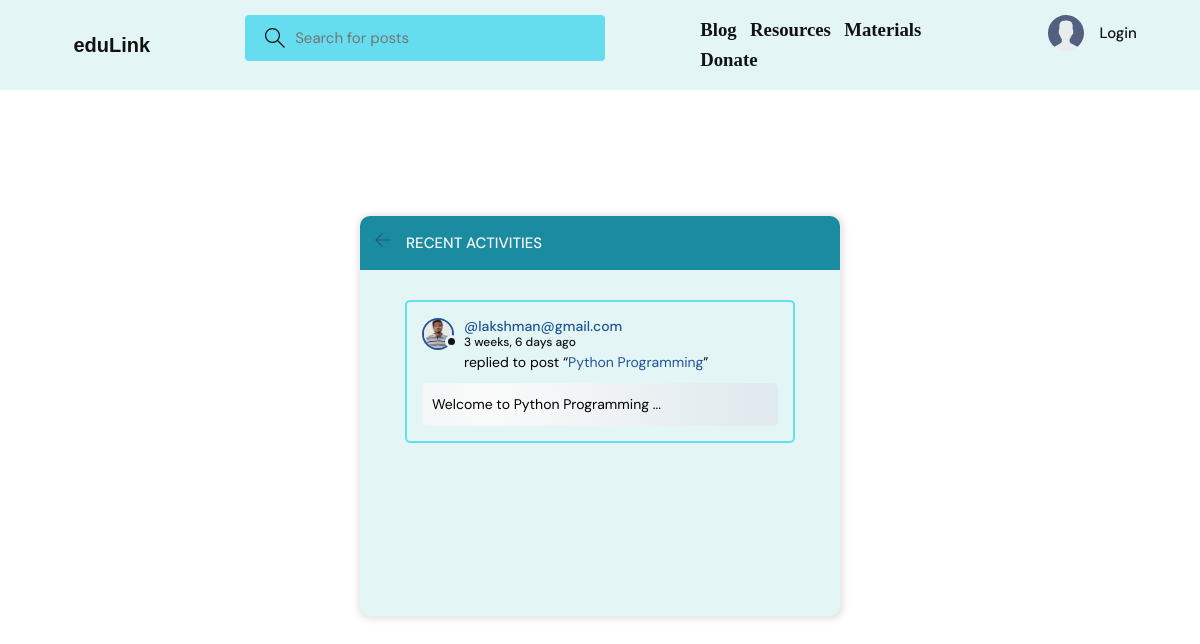
The page /activity/ on the database its author committed.
### base/models.py (models this page shows, shortened)
class Message(models.Model):
    user = models.ForeignKey(User, on_delete=models.CASCADE)
    room = models.ForeignKey(Room, on_delete=models.CASCADE)
    body = models.TextField()
    updated = models.DateTimeField(auto_now=True)
    created = models.DateTimeField(auto_now_add=True)
    class Meta:
        ordering = ['-updated', '-created']

class User(AbstractUser):
    name = models.CharField(max_length=200, null=True)
    email = models.EmailField(unique=True, null=True)
    bio = models.TextField(null=True)
    avatar = models.ImageField(null=True, default="avatar.svg")
    USERNAME_FIELD = 'email'
    REQUIRED_FIELDS = []

class Room(models.Model):
    host = models.ForeignKey(User, on_delete=models.SET_NULL, null=True)
    topic = models.ForeignKey(Topic, on_delete=models.SET_NULL, null=True)
    name = models.CharField(max_length=200)
    description = models.TextField(null=True, blank=True)
    participants = models.ManyToManyField(
        User, related_name='participants', blank=True)
    updated = models.DateTimeField(auto_now=True)
    created = models.DateTimeField(auto_now_add=True)
    class Meta:
        ordering = ['-updated', '-created']
    def __str__(self):
        return self.name

### base/views.py (the view)
# urls.py: path('activity/', views.activityPage, name="activity"),
def activityPage(request):
    room_messages = Message.objects.all()
    return render(request, 'base/activity.html', {'room_messages': room_messages})

### base/templates/base/activity.html (shortened to what this page needs)
{% extends 'main.html' %}
{% block content %}
<main class="layout">
  <div class="container">
    <div class="layout__box">
      <div class="layout__boxHeader">
        <div class="layout__boxTitle">
          <a href="{% url 'home' %}">
            <svg version="1.1" xmlns="http://www.w3.org/2000/svg" width="32" height="32" viewBox="0 0 32 32">
              <title>arrow-left</title>
              <path
                d="M13.723 2.286l-13.723 13.714 13.719 13.714 1.616-1.611-10.96-10.96h27.625v-2.286h-27.625l10.965-10.965-1.616-1.607z">
              </path>
              </path>
            </svg>
          </a>
          <h3>Recent Activities</h3>
        </div>
      </div>
      <div class="activities-page layout__body">
        {% for message in room_messages %}
        <div class="activities__box">
          <div class="activities__boxHeader roomListRoom__header">
            <a href="{% url 'user-profile' message.user.id %}" class="roomListRoom__author">
              <div class="avatar avatar--small">
                <img src="{{message.user.avatar.url}}" />
              </div>
              <p>
                @{{message.user}}
                <span>{{message.created|timesince}} ago</span>
              </p>
            </a>
          </div>
          <div class="activities__boxContent">
            <p>replied to post “<a href="{% url 'room' message.room.id %}">{{message.room}}</a>”</p>
            <div class="activities__boxRoomContent">
              {{message.body}}
            </div>
          </div>
        </div>
        {% endfor %}
      </div>
    </div>
  </div>
</main>
{% endblock content %}

### static/styles/style.css (style rules this page uses)
:root { --color-main: #205498; --color-main-light: #97EBF4; --color-dark: #e3f6f5; --color-dark-medium: #65DDEF; --color-dark-light: #1a8ba1; --color-light: #f7f7f7; --color-gray: #121213; --color-light-gray: #000000; --color-bg: radial-gradient(circle at 18.7% 37.8%, rgb(250, 250, 250) 0%, rgb(225, 234, 238) 90%); --color-success: #5dd693; --color-error: #fc4b0b; }
* { font-family: "DM Sans", -apple-system, BlinkMacSystemFont, "Segoe UI", Roboto, Oxygen, Ubuntu, Cantarell, "Open Sans", "Helvetica Neue", sans-serif; margin: 0; padding: 0; box-sizing: border-box; text-rendering: optimizeLegibility; font-size: inherit; }
html { font-size: 56.25%; }
@media only screen and (min-width: 1200px) { html { font-size: 62.5%; } }
body { line-height: 1.6; font-weight: 400; font-size: 1.5rem; color: var(--color-light-gray); background-color: var(--color-bg); min-height: 100vh; }
img { width: 100%; }
a { display: inline-block; color: var(--color-main); text-decoration: none; }
.container { max-width: 120rem; width: 90%; margin: auto; }
.avatar { position: relative; display: inline-block; border-radius: 50%; border: 2px solid var(--color-main); }
.avatar img { display: block; border-radius: 50%; object-fit: cover; object-position: center; }
.avatar::after { content: ""; display: block; position: absolute; background-color: var(--color-gray); z-index: 111; border-radius: 50%; border: 0.3rem solid var(--color-dark); }
.avatar.avatar--small img { width: 2.8rem; height: 2.8rem; }
.avatar.avatar--small:after { width: 0.7rem; height: 0.7rem; bottom: 0px; right: -6px; }
.layout { margin-top: 2.4rem; }
.layout > .container { display: flex; justify-content: space-between; align-items: flex-start; }
.layout__box { width: 90%; max-width: 48rem; min-height: 40rem; position: absolute; top: 50%; left: 50%; transform: translate(-50%, -46%); background-color: var(--color-dark); border-radius: 1rem; box-shadow: 1px 1px 6px 3px rgba(0, 0, 0, 0.1); overflow: hidden; }
.layout__boxHeader { display: flex; padding: 1.5rem; background-color: var(--color-dark-light); }
.layout__boxTitle { display: flex; gap: 1.5rem; align-items: center; }
.layout__boxTitle h3 { text-transform: uppercase; font-weight: 500; color: var(--color-light); }
.layout__boxTitle svg { width: 1.6rem; height: 1.6rem; fill: var(--color-main); }
.layout__body { margin: 3rem; }
.roomListRoom__header { display: flex; justify-content: space-between; align-items: center; }
.roomListRoom__author { font-weight: 500; display: flex; align-items: center; gap: 1rem; }
.activities__box { margin: 1.5rem; padding: 1.5rem; border: 2px solid var(--color-dark-medium); border-radius: 5px; }
.activities__boxHeader p { font-size: 1.4rem; line-height: 1.3; }
.activities__boxHeader p span { color: var(--color-gray); font-size: 1.2rem; display: block; }
.activities__boxContent { margin-left: 4.2rem; }
.activities__boxContent { font-size: 1.4rem; }
.activities__boxRoomContent { background: var(--color-bg); padding: 1rem; border-radius: 5px; margin-top: 1rem; margin-left: -4.2rem; }

### rows shown on the page
Message: user.avatar (picture), user "lakshman@gmail.com", created "3 weeks, 6 days", room "Python Programming", body "Welcome to Python Programming ..."
